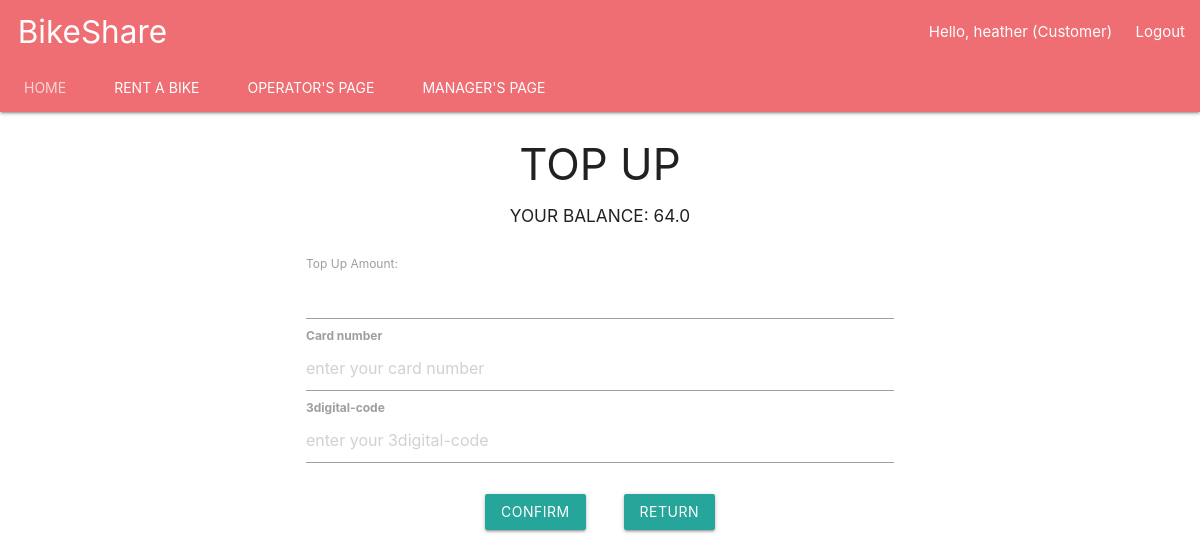
Page /top-up/ (signed in) on the earlier database version.
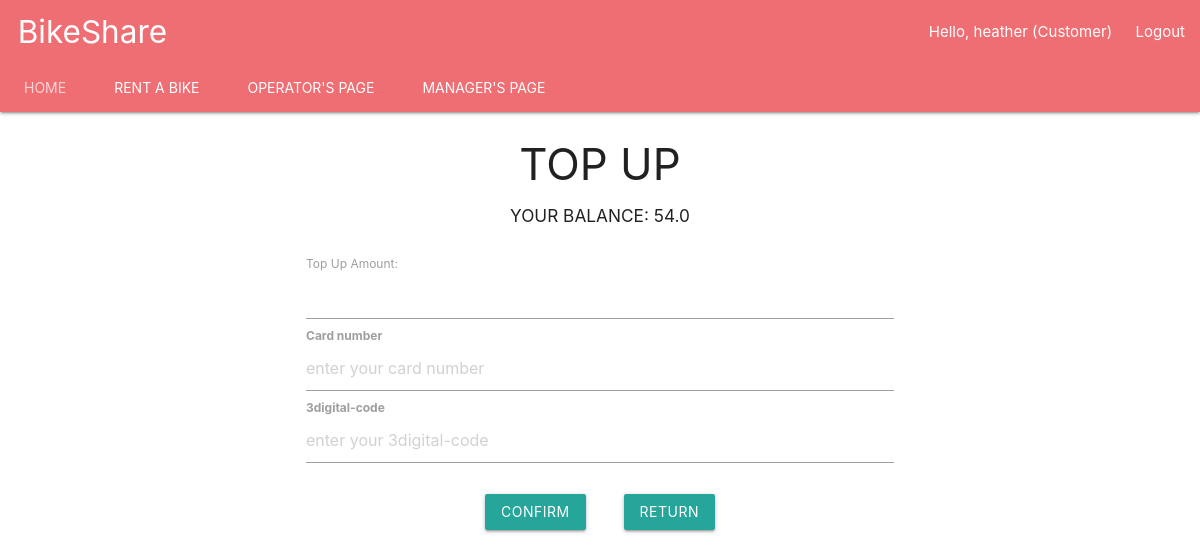
Same page on the later database version.
### account/models.py (models this page shows, shortened)
class Account(AbstractBaseUser):
    username = models.CharField(max_length=30, unique=True)
    email = models.EmailField(verbose_name='email', max_length=60, unique=True)
    date_joined = models.DateTimeField(verbose_name='date joined', auto_now_add=True)
    last_login = models.DateTimeField(verbose_name='last login', auto_now=True)
    role = models.CharField(max_length=10, choices=ROLE_CHOICES, default='Customer')
    is_admin = models.BooleanField(default=False)
    is_active = models.BooleanField(default=True)
    is_staff = models.BooleanField(default=False)
    is_superuser = models.BooleanField(default=False)
    hires_in_progress = models.IntegerField(default=0)
    current_location = models.CharField(max_length=30, default="")
    wallet_balance = models.FloatField(default=0.00)
    amount_owed = models.FloatField(default=0.00)
    USERNAME_FIELD = 'username'
    REQUIRED_FIELDS = ['role', 'email']
    objects = MyAccountManager()

### BikeShare/views.py (the view)
# urls.py: path('top-up/', views.top_up_balance, name='top-up'),
def top_up_balance(request):
    form = TopUpForm()
    return render(request, 'top_up.html', {'form': form})

### BikeShare/forms.py
class TopUpForm(forms.Form):
    money = forms.FloatField(label='Top Up Amount', max_value=100.0, min_value=5.0)

### BikeShare/templates/top_up.html (shortened to what this page needs)
{% extends 'base.html' %}
{% block content %}
<form method="post" action="{% url 'bikeshare:top-up-submit' %}">
  <h3><center>TOP UP</center> </h3>
    <h6><center>YOUR BALANCE: {{ request.user.wallet_balance }}</center> </h6>
    <br>
    <div class="container">
        {{ form }}
  </div>
  <div class="container">
    <label for="card"><b>Card number</b></label>
    <input type="number" placeholder="enter your card number" required>
    <br>
    <label for="code"><b>3digital-code</b></label>
    <input type="number" placeholder="enter your 3digital-code" required>
  <div class="container" align="center" >
    <br>
    <button type="submit" id ="topup" class="waves-effect waves-light btn">confirm</button>
    <button type="button" id="cancel" class="cancelbtn waves-effect waves-light btn" onclick="location.href='{% url 'bikeshare:bikeshare-customer' %}'">Return</button>
  </div>
</form>
{% endblock  %}

### BikeShare/templates/navbar.html (shortened to what this page needs)
{% block content %}
<body>
 <nav class="nav-extended">
    <div class="nav-wrapper">
      <a href="#" class="brand-logo"> &nbsp; BikeShare</a>
      <ul id="nav-mobile" class="right hide-on-med-and-down">
          <li>
              {% if request.user.is_authenticated  %}
                  <li class="tab">Hello, {{ request.user.username }} ({{ request.user.role }}) &nbsp; </li><li> <a href="{% url 'bikeshare:logout' %}">Logout</a></a></li>
            {% else %}
                  <li>   <a href="{% url 'bikeshare:login' %}">Login </li></a><li> <a href="{% url 'bikeshare:signup' %}"> Register</a></li>
        {% endif %}
          </li>
      </ul>
    </div>
    <div class="nav-content">
      <ul class="tabs tabs-transparent">
        <li class="tab"><a href="{% url 'bikeshare:bikeshare-main' %}">Home</a></li>
          {% if request.user.is_superuser %}
        <li class="tab"><a class="active" href="{% url 'bikeshare:bikeshare-customer' %}">Rent A Bike</a></li>
          <li class="tab"><a class="active" href="{% url 'bikeshare:bikeshare-operator' %}">Operator's Page</a></li>
         <li class="tab"><a class="active" href="{% url 'bikeshare:bikeshare-manager' %}">Manager's Page</a></li>
        {% elif request.user.role == 'Customer' %}
        <li class="tab"><a class="active" href="{% url 'bikeshare:bikeshare-customer' %}">Rent A Bike</a></li>
          {% elif request.user.role == 'Operator' %}
          <li class="tab"><a class="active" href="{% url 'bikeshare:bikeshare-operator' %}">Operator's Page</a></li>
         {% elif request.user.role == 'Manager' %}
         <li class="tab"><a class="active" href="{% url 'bikeshare:bikeshare-manager' %}">Manager's Page</a></li>
        {% endif %}
      </ul>
    </div>
  </nav>
{% endblock %}

Differences in the rows shown:
changed Account "heather": user.wallet_balance "64.0" → "54.0"
